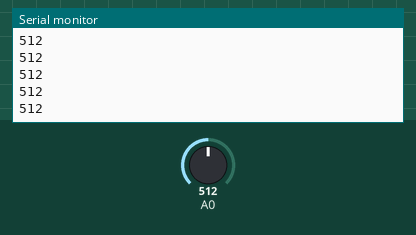
The sketch below on a simulated Arduino Uno, built with avr-gcc and run on an emulated ATmega328P. Shown: the last lines printed to the serial monitor. The inputs (shaded band) are chosen by the test bench; at power-on: A0 = 512.

Above: at 1.2 s.
1.3 s: A0 set to 716
At 1.32 s:
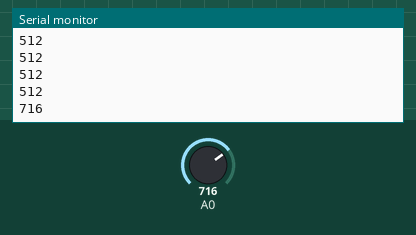
2.8 s: A0 set to 900
At 2.83 s:
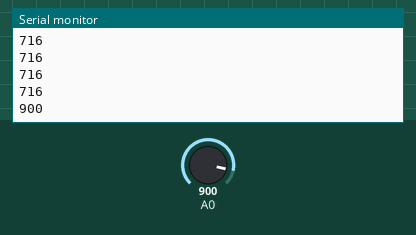
Timing chart, 0 to 5.8 s (numbered marks = the images above; inputs shaded):
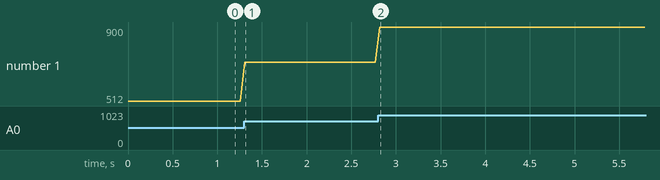

The sketch:

_03_analogRead_serial.ino
```cpp
/*
    Workshop de Arduino

    Semana da computação 2017
    IFSP Campus Piracicaba

    -----------------------------
    Upgrade no exemplo 03  Leitura analógica e envio via serial,

    Este exemplo mostra como efetuar a leitura de uma tensão analógica
    (com valores entre 0 e 5V) que são convertidos para forma digital
    pelo conversor AD (analógico-digital) do microcontrolador
    de um pino (estado alto - 5V ou baixo 0V) de 10 bits (0 a 1023)
    Analógigo   |  Digital
    0V          |  0
    5V          |  1023

    Neste exemplo um potenciômetro está conectado ao pino analógico A0
*/

void setup()
{
    Serial.begin(9600);  // Inicia uma comunicacao serial
}

void loop()     // Esta função se repete indefinidamente - while(1)
{
    int valor = analogRead(A0); // Faz a leitura do pino A0
    Serial.println(valor);      // Envia o valor pela serial
    delay(50);                  // aguarda 100 milissegundos
}
```

Measured:
- after the input at 1.3 s, the serial monitor: prints a new line at once (image 1)
- after the input at 2.8 s, the serial monitor: prints a new line at once (image 2)
- plotted number 1: 512 → 716 after the input at 1.3 s, 716 → 900 after the input at 2.8 s
